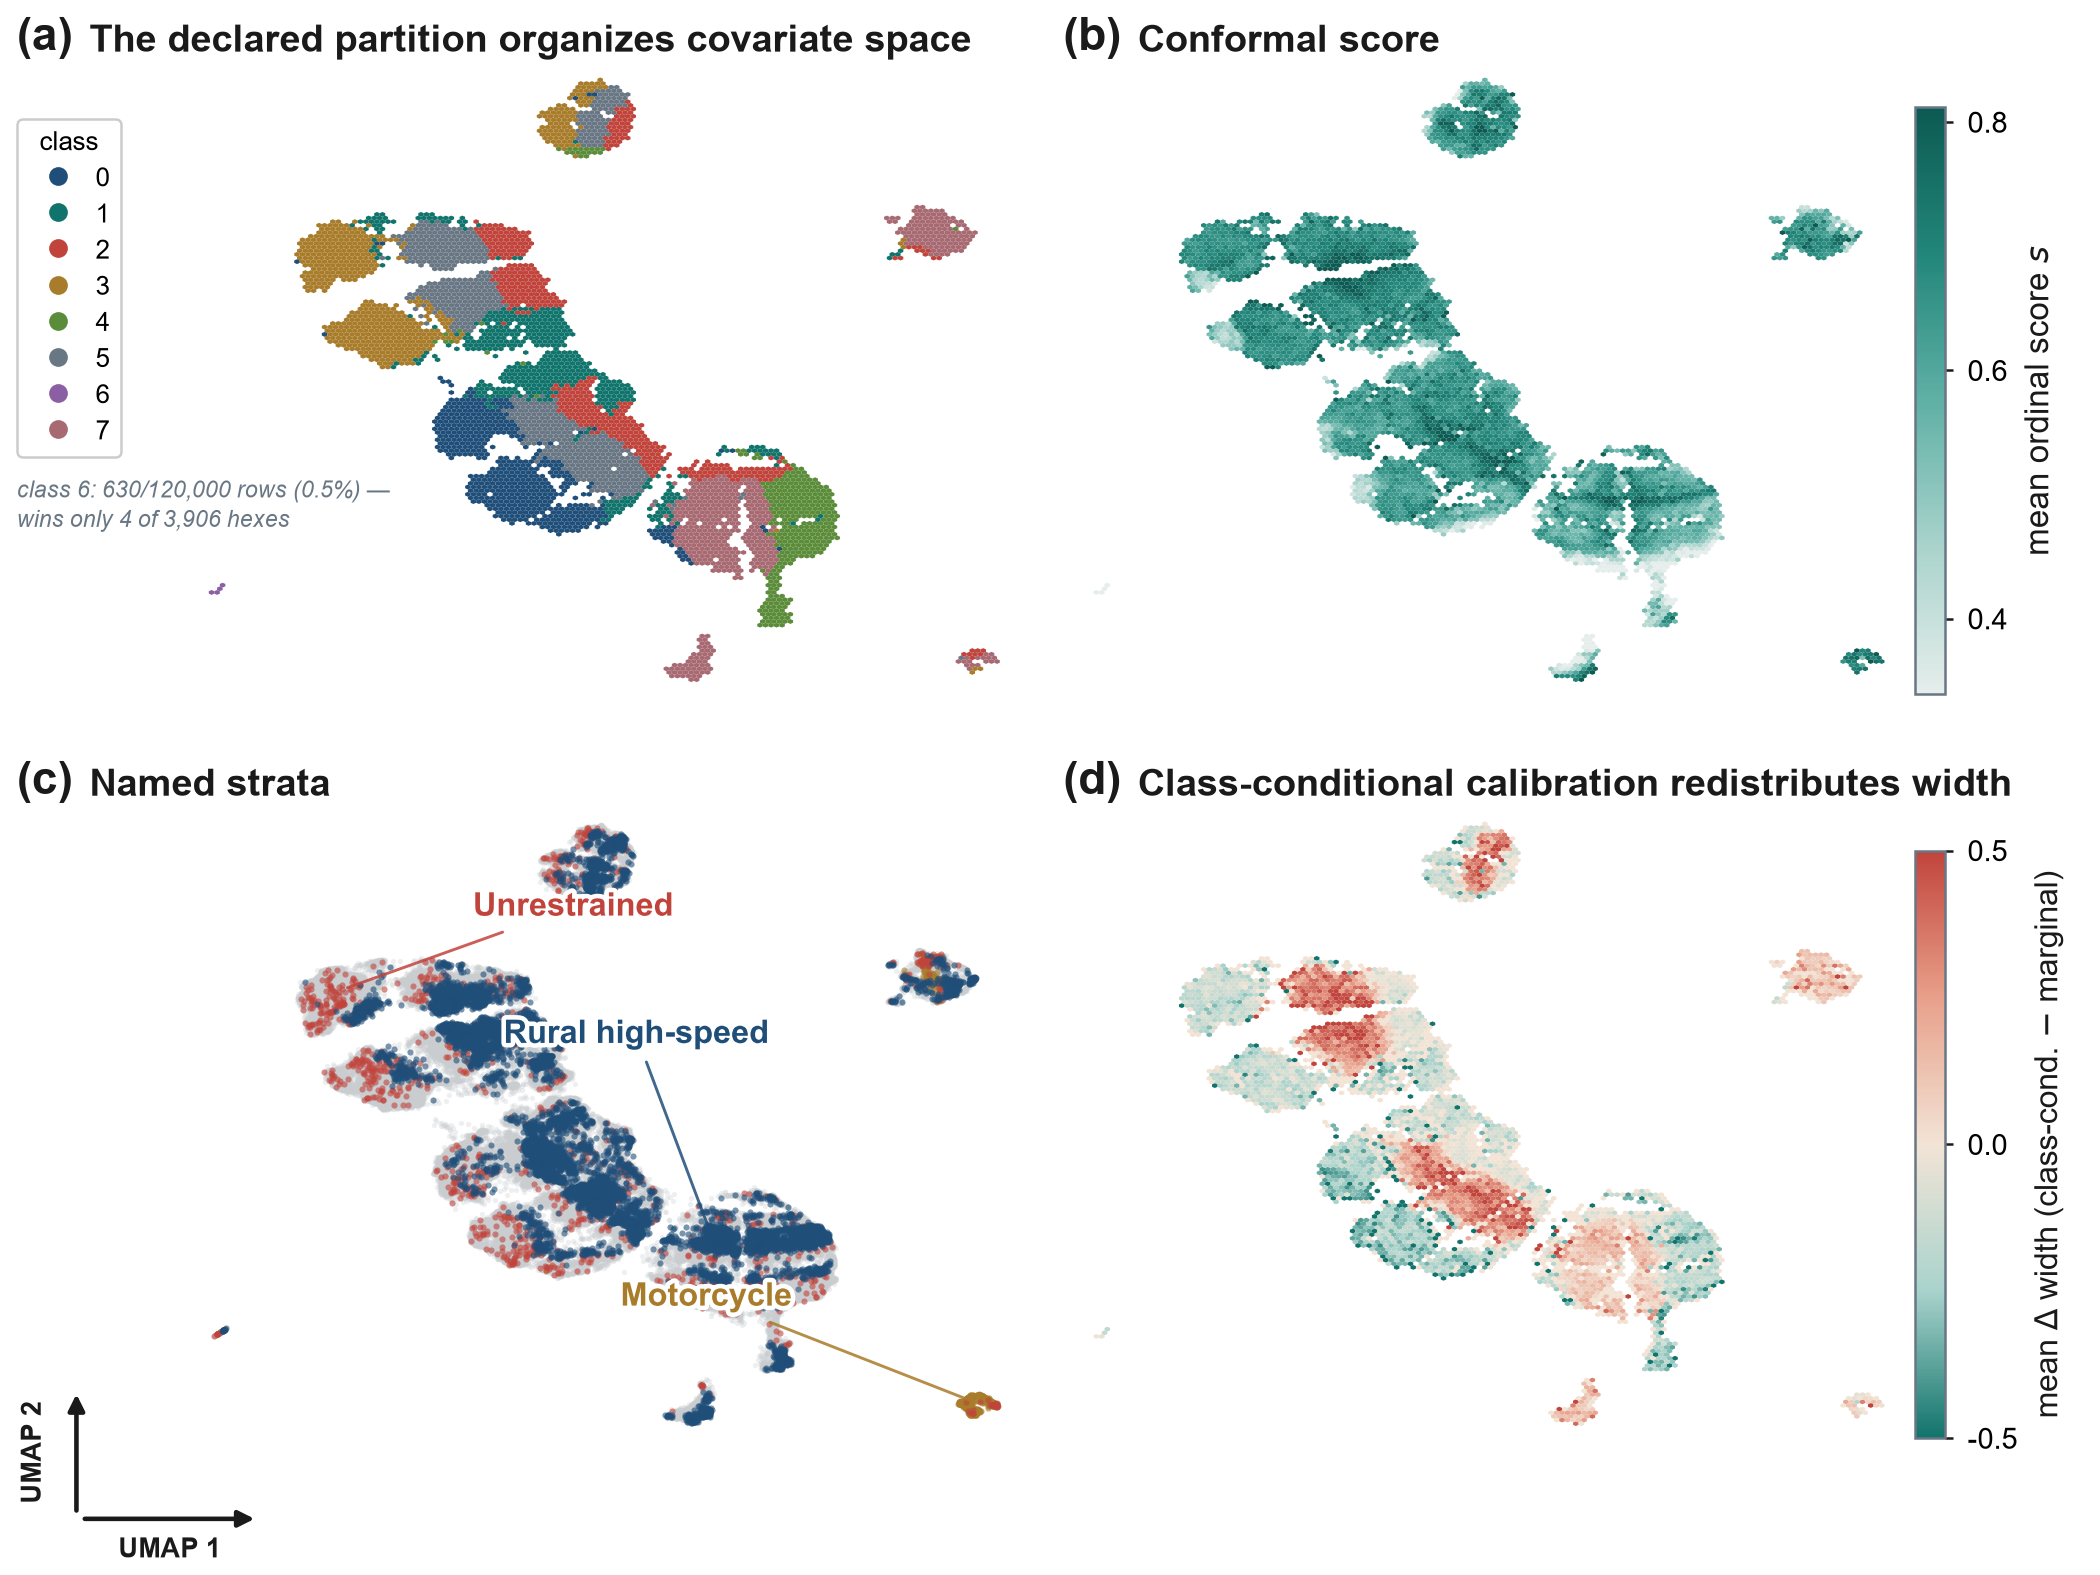

Generate this figure with Python:
"""Figure 4 — "The heterogeneity atlas".

Style is transferred from a single-cell UMAP velocity 4-panel reference: a 2x2
grid of the SAME embedding recolored per panel, floating (no spines / ticks /
gridlines), bold noun-phrase panel titles, a single shared UMAP axis-arrow
glyph, in-plane bold white-haloed cluster labels, and slim right-edge colorbars.
Content + palette are OURS (the house Nature-style identity).

Self-contained / standalone: loads the frozen parquet via pandas (never inlines
row values), resolving the path relative to this file exactly like the sibling
fig2/fig3 scripts. Final home: paper/figures/fig4_heterogeneity_atlas.py.
"""
from __future__ import annotations

from pathlib import Path

import matplotlib
matplotlib.use("Agg")
import matplotlib.pyplot as plt
from matplotlib.colors import LinearSegmentedColormap, ListedColormap, BoundaryNorm, TwoSlopeNorm
from matplotlib.lines import Line2D
import matplotlib.patheffects as pe
import numpy as np
import pandas as pd

plt.rcParams["pdf.fonttype"] = 42          # camera-ready: no Type 3
plt.rcParams["ps.fonttype"] = 42
plt.rcParams["axes.unicode_minus"] = False

# --- house typography (mirrors experiments/figstyle.py; inlined to stay standalone) ---
plt.rcParams["font.family"] = "sans-serif"
plt.rcParams["font.sans-serif"] = ["Helvetica Neue", "Helvetica", "Arial",
                                   "TeX Gyre Heros", "DejaVu Sans"]
plt.rcParams["mathtext.fontset"] = "dejavusans"
plt.rcParams.update({
    "font.size": 8.5,
    "axes.titlesize": 9.0,
    "axes.titleweight": "bold",
    "axes.labelsize": 8.5,
    "xtick.labelsize": 7.5,
    "ytick.labelsize": 7.5,
    "legend.fontsize": 7.0,
})

# --- house palette (from experiments/figstyle.py) ---
INK = "#1a1a1a"
HDR_BLUE = "#1f4e79"
ACCENT_TEAL = "#11746c"
CORAL = "#c1443c"
GOLD = "#a87c2a"
GREEN = "#00695c"
SLATE = "#697784"
MIST = "#e6eeec"
SAND = "#f6e0d9"
SEQ_TEAL = ["#e6eeec", "#a9d3cc", "#5fb0a5", "#22867a", "#0c5a51"]
# Teal-coral DIVERGING ramp (figstyle.py's certification-field ramp): coral =
# class-conditional sets WIDER than marginal (cost), teal = narrower (gain).
DIVERGING = [CORAL, "#e8a08a", "#f2e4d6", "#a9d3cc", ACCENT_TEAL]
# CATEGORICAL from figstyle.py lists only 7 hues; two collisions verified by
# redmean perceptual color distance (the pairwise-closest metric, not eyeballed)
# and fixed:
#  - Class 4 was GREEN (#00695c), redmean 25.8 from ACCENT_TEAL (class 1,
#    #11746c) -- both read as "the dark teal one" side by side. Replaced with a
#    yellow-leaning olive (#5b8c3a); redmean to every other class now >85.
#  - Class 6's original muted purple (#7b6d8d, also figstyle's plate-diagram
#    accent, unrelated to this figure) was redmean 37.4 from SLATE (class 5,
#    #697784) -- the single closest pair in the whole 8-color set, closer even
#    than the pre-fix class 1/4 collision. Replaced with a more saturated
#    orchid (#8b5fa3); redmean to every other class now >85.
CLASS4_OLIVE = "#5b8c3a"
CLASS6_ORCHID = "#8b5fa3"
CAT8 = [HDR_BLUE, ACCENT_TEAL, CORAL, GOLD, CLASS4_OLIVE, SLATE, CLASS6_ORCHID, "#a86a72"]

# === DATA SECTOR (file load, not inline literals) ===
# Canonical location paper/figures/<name>.py -> parent.parent = paper/, so
# parent.parent/figure_src/data resolves the frozen parquet (mirrors fig2/fig3).
# In the figmirror workdir that path won't exist, so walk up to find it.
def resolve_data_path() -> Path:
    here = Path(__file__).resolve()
    canonical = here.parent.parent / "figure_src" / "data" / "fig04_embedding.parquet"
    if canonical.exists():
        return canonical
    for p in here.parents:
        cand = p / "paper" / "figure_src" / "data" / "fig04_embedding.parquet"
        if cand.exists():
            return cand
    return canonical

DATA_PATH = resolve_data_path()
df = pd.read_parquet(DATA_PATH)
# === END DATA SECTOR ===

# Shared embedding extent (all four panels share u1/u2 axes, per the reference's
# recurring point-cloud geometry). Small pad around the data range.
U1 = df["u1"].to_numpy()
U2 = df["u2"].to_numpy()
# Clip the shared extent to the 1st/99th percentile (+ small pad) so the main
# atlas fills the panels like the reference, instead of a few far-flung outlier
# islands stretching the frame and leaving every panel's corners empty. Same
# XLIM/YLIM on all four panels -> shared silhouette preserved.
x1, x99 = np.percentile(U1, [1, 99])
y1, y99 = np.percentile(U2, [1, 99])
XLIM = (x1 - 1.2, x99 + 1.2)
YLIM = (y1 - 1.2, y99 + 1.2)

PT_S = 1.6        # marker size for the 120k-point cloud
PT_A = 0.45       # marker alpha
RASTER = True
# Shared hexbin grid for all three hex-aggregated panels (a, b, d): at gs=150
# each hex is ~4px at this dpi, close to the reference's point texture.
HEX_GS = 150


def strip_axes(ax):
    """Floating-embedding look: no spines, ticks, grid, or numeric labels."""
    ax.set_xlim(*XLIM)
    ax.set_ylim(*YLIM)
    ax.set_xticks([])
    ax.set_yticks([])
    ax.grid(False)
    for s in ax.spines.values():
        s.set_visible(False)


def panel_heading(host_ax, letter, title, letter_pos, letter_transform):
    """Panel letter + LEFT-aligned title as one heading line. The title is
    xycoords-CHAINED to the letter artist's own rendered bbox (xy=(1,0) on the
    letter, offset 4pt) so it always starts right after the letter's actual
    width at draw time -- no manual text-width measurement/estimate needed,
    and it stays left-aligned regardless of letter_transform/letter_pos, which
    control where the whole (letter+title) unit begins.
    """
    letter_txt = host_ax.text(*letter_pos, letter, transform=letter_transform,
                              fontsize=11, fontweight="bold", ha="left",
                              va="bottom", color=INK)
    host_ax.annotate(title, xy=(1, 0), xycoords=letter_txt,
                     xytext=(4, 0), textcoords="offset points",
                     fontsize=9.0, fontweight="bold", ha="left", va="bottom",
                     color=INK)
    return letter_txt


# ---------------------------------------------------------------- figure/layout
fig = plt.figure(figsize=(7.0, 5.6), dpi=300)
axes = np.empty((2, 2), dtype=object)
for i in range(2):
    for j in range(2):
        axes[i, j] = fig.add_subplot(2, 2, i * 2 + j + 1)
fig.subplots_adjust(left=0.085, right=0.90, top=0.925, bottom=0.11,
                    wspace=0.07, hspace=0.19)
for ax in axes.ravel():
    strip_axes(ax)

# Column-1 (a)/(c) headings are anchored in FIGURE coordinates at the class
# legend's own left edge (bbox_to_anchor x=0.008, set below), so the two
# headings and the legend all share one left margin. y is each row's axes
# top edge (from the actual layout, not hand-tuned) plus the same ~1.5%
# axes-height gap the original ax.transAxes-based letter used (y=1.015).
LEFT_X = 0.008
_row1_y0, _row1_y1 = axes[0, 0].get_position().y0, axes[0, 0].get_position().y1
_row2_y0, _row2_y1 = axes[1, 0].get_position().y0, axes[1, 0].get_position().y1
ROW1_HEAD_Y = _row1_y0 + 1.015 * (_row1_y1 - _row1_y0)
ROW2_HEAD_Y = _row2_y0 + 1.015 * (_row2_y1 - _row2_y0)

# ================================================================ Panel (a)
# Declared KMeans-8 partition. FIX (iter4): the raw 8-color alpha-scatter
# rendered as salt-and-pepper wherever classes' point clouds interleave in the
# main landmass, visually contradicting a "distinct territory" claim. Switched
# to the SAME hexbin-aggregation family already used for (b)/(d): color each
# hex by its MAJORITY class (mode, not mean -- these are categorical labels).
# This trades local-mixture visibility for a clean territorial read, so the
# title is downgraded to the claim the hexes actually support: the partition
# ORGANIZES space (broad regions dominated by one class), not that it holds
# "distinct" (i.e. non-overlapping) territory, which the pre-fix scatter
# itself refuted.
ax_a = axes[0, 0]
kmeans_arr = df["kmeans8"].to_numpy().astype(int)


def majority_mode(arr):
    """Fast integer mode via bincount (arr is always in 0..7 here). hexbin
    passes each cell's accumulator as a plain Python list, not an ndarray."""
    return np.argmax(np.bincount(np.asarray(arr, dtype=int), minlength=8))


cmap_cat = ListedColormap(CAT8)
norm_cat = BoundaryNorm(np.arange(-0.5, 8.5, 1.0), cmap_cat.N)
hb_a = ax_a.hexbin(U1, U2, C=kmeans_arr, reduce_C_function=majority_mode,
                   gridsize=HEX_GS, cmap=cmap_cat, norm=norm_cat, mincnt=2,
                   linewidths=0.0, extent=(XLIM[0], XLIM[1], YLIM[0], YLIM[1]),
                   rasterized=RASTER, zorder=2)

# Numbered-dot legend for all 8 classes. Out-of-axes placement: a genuinely
# empty vertical strip in the figure's LEFT margin (subplots_adjust
# left=0.085), single-column, upper-left, alongside panel (a) -- guaranteed
# zero overlap with ANY panel's data.
handles = [Line2D([0], [0], marker="o", linestyle="none", markerfacecolor=CAT8[c],
                  markeredgecolor="none", markersize=4.5, label=str(c))
           for c in range(8)]
LEGEND_TOP_Y = 0.895   # nudged down from 0.918 (a little lower, per feedback)
leg = ax_a.legend(handles=handles, loc="upper left",
                  bbox_to_anchor=(0.008, LEGEND_TOP_Y), bbox_transform=fig.transFigure,
                  borderaxespad=0.0, ncol=1, frameon=True,
                  framealpha=1.0, edgecolor="#cccccc", facecolor="white",
                  borderpad=0.4, handletextpad=0.3, labelspacing=0.35,
                  title="class")
leg.get_title().set_fontsize(6.3)
for t in leg.get_texts():
    t.set_fontsize(6.3)
leg.get_frame().set_linewidth(0.6)
leg.set_zorder(6)

# Footnote: class 6 is 630/120,000 rows (0.53%) -- verified directly against
# hb_a's returned per-hex winners: it takes the MAJORITY vote in only 4 of the
# map's 3,906 populated hexes (~0.1%), so it is listed in the legend but
# effectively invisible in the map itself. Say so explicitly, with the actual
# count (not a rounded-to-zero guess), rather than let a reader hunt for a
# color that's honestly almost never there. Placed directly below the legend,
# same left margin, in figure coordinates measured off the legend's own
# rendered bbox (not a hand-guessed offset).
fig.canvas.draw()
_leg_bb = leg.get_window_extent(fig.canvas.get_renderer())
_leg_bottom_fig_y = fig.transFigure.inverted().transform((_leg_bb.x0, _leg_bb.y0))[1]
fig.text(LEFT_X, _leg_bottom_fig_y - 0.012,
          "class 6: 630/120,000 rows (0.5%) —\nwins only 4 of 3,906 hexes",
          transform=fig.transFigure, fontsize=5.6, color=SLATE, style="italic",
          ha="left", va="top", linespacing=1.35)

panel_heading(ax_a, "(a)", "The declared partition organizes covariate space",
             letter_pos=(LEFT_X, ROW1_HEAD_Y), letter_transform=fig.transFigure)

# ================================================================ Panel (b)
# Conformal ordinal score. FIX (iter1): the iter0 alpha-blended scatter drew the
# highest score last everywhere, so every dense region blended toward its local
# high tail -> a near-uniform dark plateau with no visible spatial gradient.
# Replaced with hexbin aggregating the TRUE per-cell mean score, so color tracks
# local mean, not z-order. Same SEQ_TEAL palette + right colorbar.
ax_b = axes[0, 1]
teal_cont = LinearSegmentedColormap.from_list("seq_teal", SEQ_TEAL)
# gs=150 (defined once, shared by panels a/b/d, near the top of the file) gives
# a stable per-cell mean (~15 pts/cell in the body; mincnt=2 drops singletons).
hb_b = ax_b.hexbin(U1, U2, C=df["score"].to_numpy(), reduce_C_function=np.mean,
                   gridsize=HEX_GS, cmap=teal_cont, mincnt=2, linewidths=0.0,
                   extent=(XLIM[0], XLIM[1], YLIM[0], YLIM[1]),
                   rasterized=RASTER, zorder=2)
# Stretch clim to the 2/98 pct of realized cell means so the real spatial
# variation reads (means concentrate ~0.4-0.8; a fixed 0..1 clim would wash out).
_vb = hb_b.get_array()
_lo_b, _hi_b = np.nanpercentile(_vb, [2, 98])
hb_b.set_clim(_lo_b, _hi_b)
panel_heading(ax_b, "(b)", "Conformal score",
             letter_pos=(0.0, 1.015), letter_transform=ax_b.transAxes)

# ================================================================ Panel (c)
# Named strata over a grey baseline cloud. FIX (iter4): the severe-share
# streamplot never earned its ink through three prior iters (invisible ->
# sparse discrete arrowheads -> dense "woven" texture that competed with the
# strata points for attention) -- cut it rather than force a fourth pass; the
# strata overlays carry the panel's message on their own.
ax_c = axes[1, 0]
strat = df["stratum"].to_numpy()
base = strat == "baseline"
ax_c.scatter(U1[base], U2[base], s=PT_S, c="#c9cdd0", alpha=0.30,
             linewidths=0, rasterized=RASTER, zorder=1)
# Draw RAREST-first / MOST-COMMON-last (n: motorcycle 1231 < unrestrained 1847
# < rural_highspeed 13627) so the most common stratum (rural_highspeed, blue)
# ends up on top and stays visible everywhere it co-occurs with a sparser
# stratum, instead of being buried under whichever was drawn last.
STRATA = [("motorcycle", GOLD, "Motorcycle"),
          ("unrestrained", CORAL, "Unrestrained"),
          ("rural_highspeed", HDR_BLUE, "Rural high-speed")]
for i, (key, col, _label) in enumerate(STRATA):
    m = strat == key
    ax_c.scatter(U1[m], U2[m], s=PT_S + 0.6, c=col, alpha=0.6,
                 linewidths=0, rasterized=RASTER, zorder=3 + i)

# In-plane bold white-haloed labels (reference's cell-type label idiom). FIX
# (iter1): iter0 anchored labels at each stratum's MEDIAN, but these strata are
# multi-island crash subsets, so medians landed between islands ("Motorcycle" in
# empty canvas) and the two central strata stacked on the same point. Now anchor
# each label at its DENSEST sub-cluster (2D-histogram peak) and pull the text
# into clear space with a short leader line so no two labels stack.
halo = [pe.withStroke(linewidth=2.2, foreground="white")]

# Anchors below are DATA-DERIVED on the frozen parquet, then frozen as constants
# (a raw density peak is bins-sensitive and, for the fully-overlapping crash
# strata, can land a coral label on a blue-dominated cell). Each anchor is the
# cell where THAT stratum's own color is locally present/dominant among the
# colored strata, so every leader terminates on real same-color points:
#   rural_highspeed (12.29,-0.09): 1343 rural vs 106 unrestrained nearby (blue).
#   unrestrained    (1.75,10.97):  ~124 unrestrained, coral clearly visible.
#   motorcycle      (20.01,-7.84): 1069 motorcycle, its own bottom-right island.
# (dx, dy) = leader offset in DISPLAY points, + text ha; chosen so no two labels
# stack and each leader points back onto its cluster.
LABEL_ANCHOR = {
    "rural_highspeed": (12.29, -0.09, -18, 48, "center"),
    "unrestrained":    (1.75, 10.97, 32, 20, "left"),
    "motorcycle":      (20.01, -7.84, -46, 26, "right"),
}
for key, col, label in STRATA:
    ax_, ay_, dx, dy, ha = LABEL_ANCHOR[key]
    ax_c.annotate(label, xy=(ax_, ay_), xycoords="data",
                  xytext=(dx, dy), textcoords="offset points",
                  fontsize=7.8, fontweight="bold", color=col,
                  ha=ha, va="center", zorder=6, path_effects=halo,
                  arrowprops=dict(arrowstyle="-", color=col, lw=0.7,
                                  alpha=0.85, shrinkA=1.0, shrinkB=2.0))
panel_heading(ax_c, "(c)", "Named strata",
             letter_pos=(LEFT_X, ROW2_HEAD_Y), letter_transform=fig.transFigure)

# ================================================================ Panel (d)
# Delta between class-conditional (Mondrian) and marginal split-conformal set
# width. FIX (iter4): raw mean class-conditional width just re-showed (b)'s
# spatial pattern (both track local score) -- no second panel earns its ink by
# repeating the first. The export already carries width_marginal AND
# width_mondrian per record (zero extra compute); their difference answers a
# question (b) cannot: does class-conditional calibration widen sets overall,
# or move width around? 18.7% of records change width (mostly +-1 category),
# mean delta -0.006 -- essentially a redistribution, not an inflation. Diverging
# ramp, centered at 0: coral = class-conditional wider than marginal (cost)
# HERE, teal = narrower (gain) HERE -- the two must net out close to zero
# figure-wide by construction (equal-alpha coverage), but not cell-by-cell.
ax_d = axes[1, 1]
delta_w = (df["width_mondrian"].to_numpy() - df["width_marginal"].to_numpy()).astype(float)
# figstyle.py's canonical DIVERGING = [CORAL, ..., ACCENT_TEAL] fixes CORAL to
# the LOW/negative end (its only precedent, Fig 5's coverage deficit, has
# negative = under-coverage = bad = coral by coincidence of THAT field's sign,
# not a hard rule). For width-delta the "bad" direction is the opposite sign
# (wider = POSITIVE = cost), so reverse the ramp here to keep the coral=cost /
# teal=gain semantic intact rather than importing Fig 5's sign polarity verbatim.
div_cmap = LinearSegmentedColormap.from_list("teal_coral_div", list(reversed(DIVERGING)))
hb_d = ax_d.hexbin(U1, U2, C=delta_w, reduce_C_function=np.mean,
                   gridsize=HEX_GS, cmap=div_cmap, mincnt=2, linewidths=0.0,
                   extent=(XLIM[0], XLIM[1], YLIM[0], YLIM[1]),
                   rasterized=RASTER, zorder=2)
# Symmetric clim from the realized cell means (2nd/98th pct, then mirrored) so
# the diverging ramp's white/cream midpoint sits exactly at delta=0.
_vd = hb_d.get_array()
_lo_d, _hi_d = np.nanpercentile(_vd, [2, 98])
_clim_d = max(abs(_lo_d), abs(_hi_d))
hb_d.set_norm(TwoSlopeNorm(vmin=-_clim_d, vcenter=0.0, vmax=_clim_d))
panel_heading(ax_d, "(d)", "Class-conditional calibration redistributes width",
             letter_pos=(0.0, 1.015), letter_transform=ax_d.transAxes)

# ---------------------------------------------------------------- colorbars
fig.canvas.draw()   # positions settle before we read them
pos_b = ax_b.get_position()
# Shrink the bar height a hair so the top tick label cannot clip the canvas top.
cax_b = fig.add_axes([pos_b.x1 + 0.012, pos_b.y0, 0.014, pos_b.height * 0.94])
cb_b = fig.colorbar(hb_b, cax=cax_b)
cb_b.set_label("mean ordinal score $s$", fontsize=8.0, color=INK)
cb_b.set_ticks([0.4, 0.6, 0.8])            # interior of the stretched clim
cb_b.ax.tick_params(labelsize=7.0, length=2, width=0.6, color=INK)
cb_b.outline.set_linewidth(0.6)
cb_b.outline.set_edgecolor(SLATE)

pos_d = ax_d.get_position()
cax_d = fig.add_axes([pos_d.x1 + 0.012, pos_d.y0, 0.014, pos_d.height * 0.94])
cb_d = fig.colorbar(hb_d, cax=cax_d)
cb_d.set_label("mean $\\Delta$ width (class-cond. $-$ marginal)", fontsize=7.6, color=INK)
_tick_d = round(_clim_d, 1) if _clim_d >= 0.15 else round(_clim_d, 2)
cb_d.set_ticks([-_tick_d, 0.0, _tick_d])
cb_d.ax.tick_params(labelsize=7.0, length=2, width=0.6, color=INK)
cb_d.outline.set_linewidth(0.6)
cb_d.outline.set_edgecolor(SLATE)

# ---------------------------------------------------------------- UMAP glyph
# Single shared axis-arrow glyph. The reference places it in the a/b gutter, but
# our tight wspace (0.07) leaves no clear room there; the plan's sanctioned
# fallback is the bottom-left of the whole 2x2 grid, in the outer margin below
# panel (c) where no data or label can collide.
# Enlarged (iter2): iter1's 0.085 device was cramped and the labels sat directly
# ON the arrow shafts ("UMAP 2" struck through the vertical shaft). Enlarge to
# 0.12 and adopt the standard embedding corner-glyph idiom: a common bottom-left
# origin, SHORT arrows, and each label offset clearly BESIDE its own arrow in the
# direction away from the plot — "UMAP 1" centered BELOW the horizontal shaft,
# "UMAP 2" rotated and set to the LEFT of the vertical shaft. No overlap.
gax = fig.add_axes([0.010, 0.026, 0.12, 0.12])
gax.set_xlim(0, 1)
gax.set_ylim(0, 1)
gax.set_xticks([])
gax.set_yticks([])
gax.axis("off")
OX, OY = 0.22, 0.30                       # common origin (leaves room for labels)
arr = dict(arrowstyle="-|>", color=INK, linewidth=1.1, mutation_scale=8)
gax.annotate("", xy=(OX, 0.96), xytext=(OX, OY), arrowprops=arr)   # up  -> UMAP 2
gax.annotate("", xy=(0.96, OY), xytext=(OX, OY), arrowprops=arr)   # right-> UMAP 1
# "UMAP 1" under the horizontal shaft (shaft at y=OY=0.30; text top well below it).
gax.text((OX + 0.96) / 2, 0.08, "UMAP 1", fontsize=6.6, fontweight="bold",
         color=INK, ha="center", va="bottom")
# "UMAP 2" left of the vertical shaft (shaft at x=OX=0.22; text right edge left of it).
gax.text(0.05, (OY + 0.96) / 2, "UMAP 2", fontsize=6.6, fontweight="bold",
         color=INK, ha="center", va="center", rotation=90)

# ===================== FLOOR SELF-CHECK =====================
import matplotlib as _mpl


def _texts(fig):
    out = []
    for a in fig.axes:
        for t in a.get_xticklabels() + a.get_yticklabels():
            if t.get_text() and t.get_visible():
                out.append(("tick", t))
        for lbl in (a.title, a.xaxis.label, a.yaxis.label):
            if lbl.get_text():
                out.append(("label", lbl))
        for ch in a.get_children():
            if isinstance(ch, _mpl.text.Annotation) and ch.get_text():
                out.append(("annot", ch))
        for t in a.texts:                       # in-plane labels, panel letters, glyph
            # a.texts also contains Annotation objects already collected above;
            # skip them here so they are not double-counted (self-overlap).
            if isinstance(t, _mpl.text.Annotation):
                continue
            if t.get_text() and t.get_visible():
                out.append(("text", t))
    return out


def floor_selfcheck(fig, path):
    fig.canvas.draw()
    r = fig.canvas.get_renderer()
    items = _texts(fig)
    bb = [(k, t, t.get_window_extent(renderer=r)) for k, t in items]
    viol = []
    for i, (ka, ta, ba) in enumerate(bb):
        for kb, tb, bbx in bb[i + 1:]:
            if ba.overlaps(bbx):
                viol.append(f"OVERLAP {ka}('{ta.get_text()}') <-> {kb}('{tb.get_text()}')")
    fbox = fig.bbox
    clip = []
    for k, t, b in bb:
        if not (fbox.contains(b.x0, b.y0) and fbox.contains(b.x1, b.y1)):
            clip.append(f"CLIP {k}('{t.get_text()}') bbox=({b.x0:.0f},{b.y0:.0f},{b.x1:.0f},{b.y1:.0f})")
    status = "PASS" if not viol and not clip else "FAIL"
    lines = [f"FLOOR SELF-CHECK: {status}",
             f"text items checked: {len(bb)}",
             f"overlap violations: {len(viol)}"] + viol + \
            [f"clip violations: {len(clip)}"] + clip
    Path(path).write_text("\n".join(lines), encoding="utf-8")
    print("\n".join(lines))
    return status


OUT = Path(__file__).resolve().parent
fig.savefig(OUT / "fig4_heterogeneity_atlas.png", dpi=300)
fig.savefig(OUT / "fig4_heterogeneity_atlas.pdf")
floor_selfcheck(fig, OUT / "floor_selfcheck_iter2.txt")
plt.close(fig)
